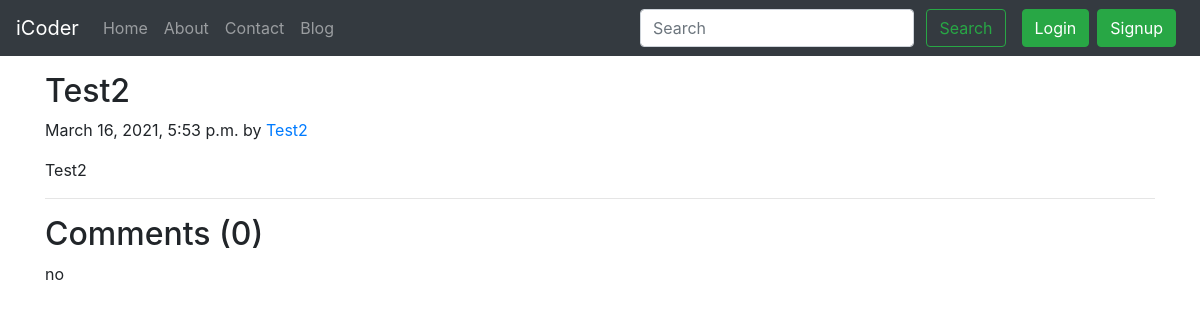
Before: /blog/t2 with the older database file.
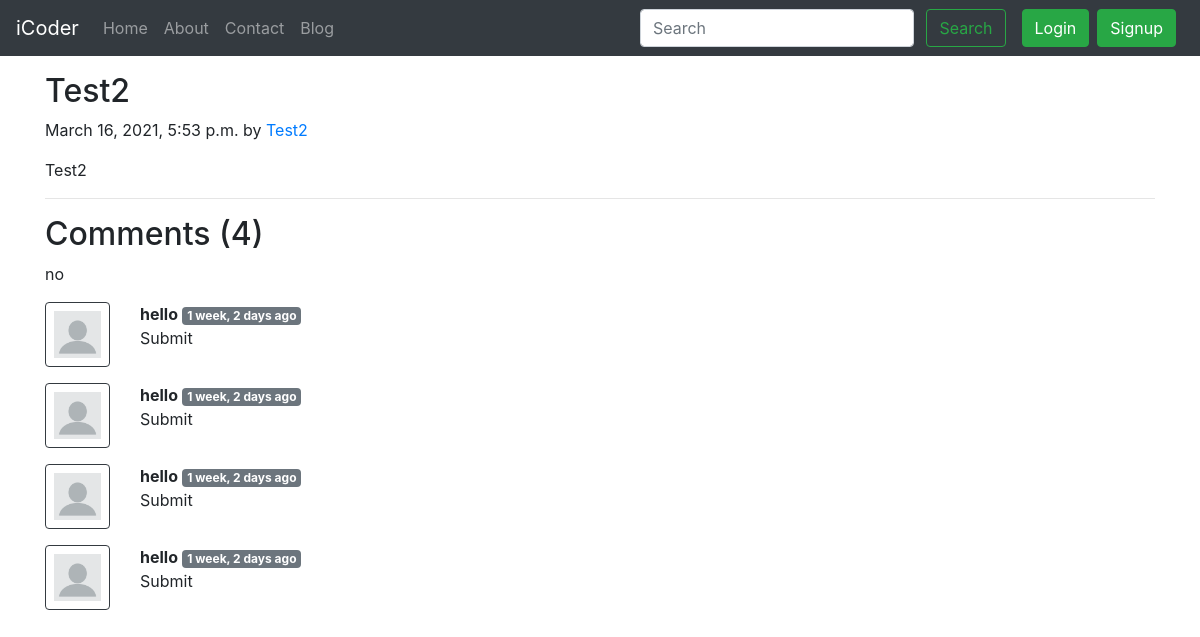
After: the same page with the newer database file.
### blog/models.py (models this page shows, shortened)
class BlogComment(models.Model):
	sno = models.AutoField(primary_key=True)
	comment = models.TextField()
	user = models.ForeignKey(User, on_delete=models.CASCADE)
	post = models.ForeignKey(Post, on_delete=models.CASCADE)
	parent = models.ForeignKey("self", on_delete=models.CASCADE, null=True)
	timestamp = models.DateTimeField(default=now)

### blog/views.py (the view)
# urls.py: path('<str:slug>', views.blogPost, name='blogPost'),
def blogPost(request, slug):
	post = Post.objects.filter(slug=slug).first()
	comments = BlogComment.objects.filter(post=post)
	context = {"post": post, 'comments': comments, 'user': request.user}
	return render(request, "blog/blogPost.html", context)

### templates/blog/blogPost.html (shortened to what this page needs)
{% extends 'base.html' %}
{% block body %}
{% load humanize %}
<div class="container my-3">
	<div class="blog-post">
		<h2 class="blog-post-title">{{post.title}}</h2>
		<p class="blog-post-meta">{{post.timeStamp}} by <a href="/about">{{post.author}}</a></p>
		<p>{{post.content}}</p>
		<hr>
	</div>
	<h2>Comments ({{comments.count}})</h2>
	<div class="my-2">
		{% if user.is_authenticated %}
		<form action="/blog/postComment" method="POST">
			{% csrf_token %}
			<div class="form-group">
				<label for="exampleInputEmail1">Post Comment</label>
				<input type="text" class="form-control" name="comment" id="comment" placeholder="Enter Comment here">
			</div>
			<input type="hidden" name="postSno" id="postSno" value="{{post.sno}}">
			<button type="submit" class="btn btn-primary">Submit</button>
		</form>
		{% else %}
		no
		{% endif %}
	</div>
	{% for comment in comments %}
	<div class="row my-3">
		<div class="col-md-1">
			<img class="rounded mx-auto d-block w-100 p-2 border border-dark"
				src="/static/img/blank-profile-picture.png" alt="">
		</div>
		<div class="col-md-11">
			<b>{{comment.user.username}}</b>
			<span class="badge badge-secondary">
				{{comment.timestamp | naturaltime}}
			</span>
			<div>{{comment.comment}}</div>
		</div>
	</div>
	{% endfor %}
	{% endblock body %}

Changed rows visible on the page:
added BlogComment: user.username "hello", timestamp "1 week, 2 days ago", comment "Submit"
added BlogComment: user.username "hello", timestamp "1 week, 2 days ago", comment "Submit"
added BlogComment: user.username "hello", timestamp "1 week, 2 days ago", comment "Submit"
added BlogComment: user.username "hello", timestamp "1 week, 2 days ago", comment "Submit"
Other visible differences:
{{ comments.count }}: "0" → "4"
